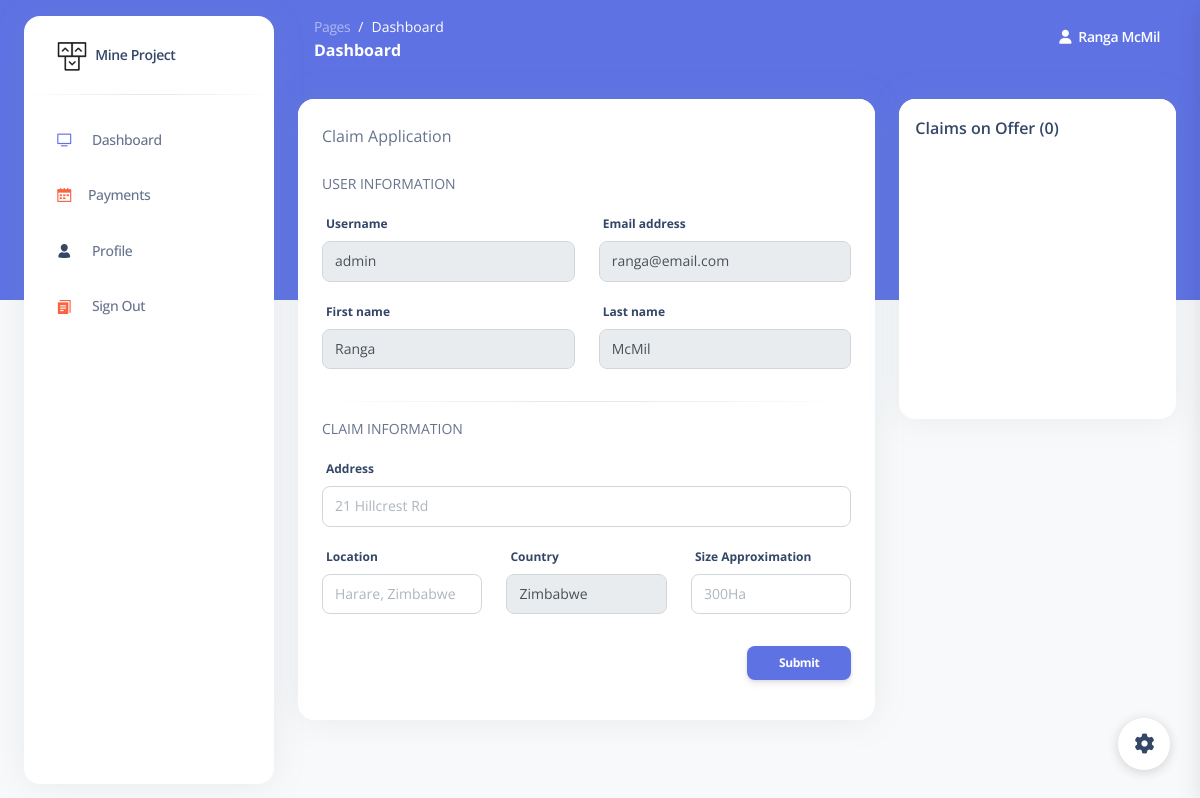
The app's page /apply/ (signed in) with its own data.
### accounts/models.py (models this page shows)
class User(AbstractUser):
    is_mine = models.BooleanField(default=False)
    is_administrator = models.BooleanField(default=False)
    balance = models.CharField(max_length=250)

### mine_mgt/views.py (the view)
# urls.py: path('apply/', views.apply, name='apply'),
@login_required
def apply(request):
    claims = Claim.forfeited.all()
    if request.method == 'POST':
        form = ClaimForm(data=request.POST)
        if form.is_valid():
            new_claim = form.save(commit=False)
            new_claim.applicant = get_object_or_404(User, id=request.user.id)
            new_claim.save()
            return redirect('mine_mgt:dashboard')
    else:
        form = ClaimForm()
    context = {
        'claims': claims,
        'form': form
    }
    return render(request, 'mine_mgt/miner/apply.html', context)

### mine_mgt/forms.py
class ClaimForm(forms.ModelForm):
    location = forms.CharField(widget=forms.TextInput(
        attrs={
            'class': 'form-control',
            'placeholder': 'Harare, Zimbabwe',
        }
    ))
    address = forms.CharField(widget=forms.TextInput(
        attrs={
            'class': 'form-control',
            'placeholder': '21 Hillcrest Rd',
        }
    ))
    size_approximation = forms.CharField(widget=forms.TextInput(
        attrs={
            'class': 'form-control',
            'placeholder': '300Ha',
        }
    ))
    class Meta:
        model = Claim
        fields = ('location', 'address', 'size_approximation')

### mine_mgt/models.py (called while the page is built)
    def get_queryset(self):
        return super(ForfeitedManager,
                     self).get_queryset() \
            .filter(status='forfeit')

### mine_mgt/templates/mine_mgt/miner/apply.html (shortened to what this page needs)
{% extends "mine_mgt/base.html" %}
{% block content %}
<div class="container-fluid py-4">
  <div class="row">
    <div class="col-md-8">
      <div class="card">
        <div class="card-header pb-0">
          <div class="d-flex align-items-center">
            <p class="mb-0">Claim Application</p>
          </div>
        </div>
          <form action="" method="post">
                <div class="card-body">
                  <p class="text-uppercase text-sm">User Information</p>
                  <div class="row">
                    <div class="col-md-6">
                      <div class="form-group">
                        <label for="example-text-input" class="form-control-label">Username</label>
                        <input class="form-control" disabled type="text" value="{{ user.username }}">
                      </div>
                    </div>
                    <div class="col-md-6">
                      <div class="form-group">
                        <label for="example-text-input" class="form-control-label">Email address</label>
                        <input class="form-control" disabled type="email" value="{{ user.email }}">
                      </div>
                    </div>
                    <div class="col-md-6">
                      <div class="form-group">
                        <label for="example-text-input" class="form-control-label">First name</label>
                        <input class="form-control" disabled type="text" value="{{ user.first_name }}">
                      </div>
                    </div>
                    <div class="col-md-6">
                      <div class="form-group">
                        <label for="example-text-input" class="form-control-label">Last name</label>
                        <input class="form-control" disabled type="text" value="{{ user.last_name }}">
                      </div>
                    </div>
                  </div>
                  <hr class="horizontal dark">
                  <p class="text-uppercase text-sm">Claim Information</p>
                  <div class="row">
                    <div class="col-md-12">
                      <div class="form-group">
                        <label for="example-text-input" class="form-control-label">Address</label>
                        {{ form.address }}
                      </div>
                    </div>
                    <div class="col-md-4">
                      <div class="form-group">
                        <label for="example-text-input" class="form-control-label">Location</label>
                        {{ form.location }}
                      </div>
                    </div>
                    <div class="col-md-4">
                      <div class="form-group">
                        <label for="example-text-input" class="form-control-label">Country</label>
                        <input class="form-control" disabled type="text" value="Zimbabwe">
                      </div>
                    </div>
                    <div class="col-md-4">
                      <div class="form-group">
                        <label for="example-text-input" class="form-control-label">Size Approximation</label>
                        {{ form.size_approximation }}
                      </div>
                    </div>
                      <div class="d-flex align-items-center pt-3">
                        <button type="submit" class="btn btn-primary btn-sm ms-auto">Submit</button>
                      </div>
                  </div>
                </div>
              </form>
      </div>
    </div>
    <div class="col-md-4">
      <div class="card" style="height: 320px;">
        <div class="card-header pb-0 p-3">
          <h6 class="mb-0">Claims on Offer ({{claims.count}})</h6>
        </div>
        <div class="card-body p-3">
        </div>
      </div>
    </div>
  </div>
</div>
{% endblock %}

### mine_mgt/templates/mine_mgt/base.html (shortened to what this page needs)
<!DOCTYPE html>
{% load static %}
<html lang="en">
<head>
  <link rel="stylesheet" href="{% static 'assets/css/nucleo-icons.css' %}">
  <link rel="stylesheet" href="{% static 'assets/css/nucleo-svg.css' %}">
  <link rel="stylesheet" href="{% static 'assets/css/nucleo-svg.css' %}">
  <link rel="stylesheet" href="{% static 'assets/css/argon-dashboard.css' %}">
</head>
<body class="g-sidenav-show   bg-gray-100">
  <aside class="sidenav bg-white navbar navbar-vertical navbar-expand-xs border-0 border-radius-xl my-3 fixed-start ms-4 " id="sidenav-main">
    <div class="sidenav-header">
      <a class="navbar-brand m-0" href="{% url 'mine_mgt:dashboard' %}" target="_blank">
        <img src="./assets/img/logo-ct-dark.png" class="navbar-brand-img h-100" alt="main_logo">
        <span class="ms-1 font-weight-bold">Mine Project</span>
      </a>
    </div>
    <hr class="horizontal dark mt-0">
    <div class="collapse navbar-collapse  w-auto " id="sidenav-collapse-main">
      <ul class="navbar-nav">
        <li class="nav-item">
          <a class="nav-link" href="{% url 'mine_mgt:dashboard' %}">
            <div class="icon icon-shape icon-sm border-radius-md text-center me-2 d-flex align-items-center justify-content-center">
              <i class="ni ni-tv-2 text-primary text-sm opacity-10"></i>
            </div>
            <span class="nav-link-text ms-1">Dashboard</span>
          </a>
        </li>
        <li class="nav-item">
          <a class="nav-link " href="{% url 'mine_mgt:payments' %}">
            <div class="icon icon-shape icon-sm border-radius-md text-center me-2 d-flex align-items-center justify-content-center">
              <i class="ni ni-calendar-grid-58 text-warning text-sm opacity-10"></i>
            </div>
            <span>Payments</span>
          </a>
        </li>
        <li class="nav-item">
          <a class="nav-link " href="{% url 'mine_mgt:dashboard' %}">
            <div class="icon icon-shape icon-sm border-radius-md text-center me-2 d-flex align-items-center justify-content-center">
              <i class="ni ni-single-02 text-dark text-sm opacity-10"></i>
            </div>
            <span class="nav-link-text ms-1">Profile</span>
          </a>
        </li>
        {% if request.user.is_authenticated %}
              <li class="nav-item">
                <a class="nav-link " href="{% url 'logout' %}">
                  <div class="icon icon-shape icon-sm border-radius-md text-center me-2 d-flex align-items-center justify-content-center">
                    <i class="ni ni-single-copy-04 text-warning text-sm opacity-10"></i>
                  </div>
                  <span class="nav-link-text ms-1">Sign Out</span>
                </a>
              </li>
            {% endif %}
      </ul>
    </div>
  </aside>
  <main class="main-content position-relative border-radius-lg ">
    <nav class="navbar navbar-main navbar-expand-lg px-0 mx-4 shadow-none border-radius-xl " id="navbarBlur" data-scroll="false">
      <div class="container-fluid py-1 px-3">
        <nav aria-label="breadcrumb">
          <ol class="breadcrumb bg-transparent mb-0 pb-0 pt-1 px-0 me-sm-6 me-5">
            <li class="breadcrumb-item text-sm"><a class="opacity-5 text-white" href="javascript:;">Pages</a></li>
            <li class="breadcrumb-item text-sm text-white active" aria-current="page">Dashboard</li>
          </ol>
          <h6 class="font-weight-bolder text-white mb-0">Dashboard</h6>
        </nav>
        <div class="collapse navbar-collapse mt-sm-0 mt-2 me-md-0 me-sm-4" id="navbar">
          <ul class="navbar-nav  justify-content-end">
            {% if request.user.is_authenticated %}
                <li class="nav-item d-flex align-items-center">
                  <a href="" class="nav-link text-white font-weight-bold px-0">
                    <i class="fa fa-user me-sm-1"></i>
                    <span class="d-sm-inline d-none">{{ user.get_full_name }}</span>
                  </a>
                </li>
            {% endif %}
          </ul>
        </div>
      </div>
    </nav>
      {% block content %}
      {% endblock %}
      </main>
  <div class="fixed-plugin">
    <a class="fixed-plugin-button text-dark position-fixed px-3 py-2">
      <i class="fa fa-cog py-2"> </i>
    </a>
  </div>
  <link rel="stylesheet" href="{% static 'assets/css/nucleo-icons.css' %}">
</body>
</html>

### static/assets/css/nucleo-svg.css (style rules this page uses)
.icon { display: inline-block; color: #111111; height: 1em; width: 1em; }
.icon-sm { height: 0.8em; width: 0.8em; }
.icon { fill: currentColor; stroke: none; }

### records on screen
User: get_full_name "Ranga McMil", username "admin", email "ranga@email.com", first_name "Ranga", last_name "McMil"

### other values on screen
{{ claims.count }} "0"
